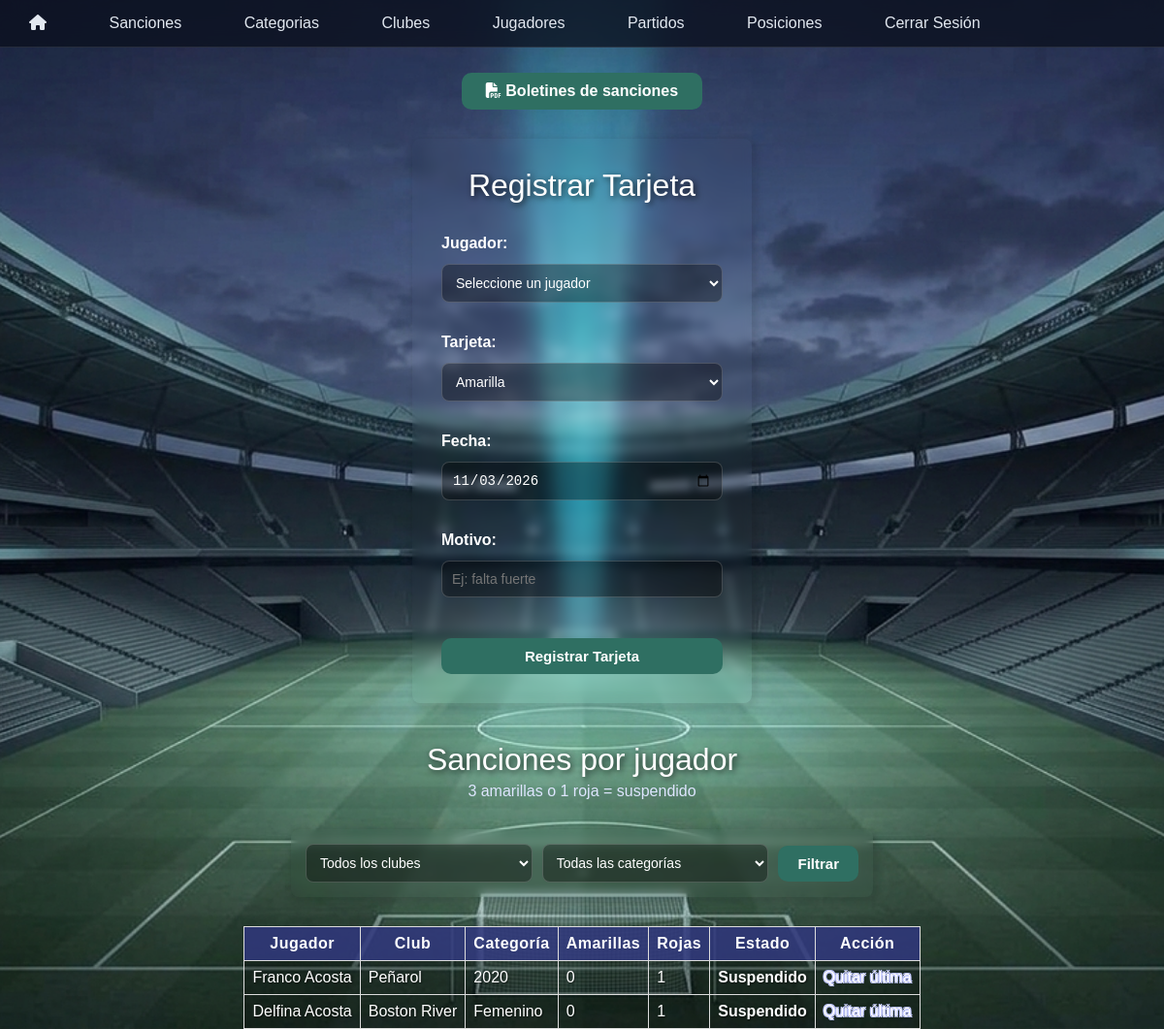
The page /sanciones/gestionarSanciones.php (signed in) on the database its author committed.
### tables this page shows
CREATE TABLE `jugadores` (
  `id` int(11) NOT NULL,
  `nombre` varchar(45) DEFAULT NULL,
  `apellido` varchar(45) DEFAULT NULL,
  `cedula` varchar(45) NOT NULL,
  `fecha_nacimiento` date DEFAULT NULL,
  `id_club` int(11) NOT NULL,
  `id_categoria` int(11) NOT NULL,
  `masa` decimal(5,2) DEFAULT NULL,
  `altura` decimal(4,2) DEFAULT NULL,
  `peso` decimal(10,2) DEFAULT NULL,
  `velocidad` decimal(5,2) DEFAULT NULL
);

CREATE TABLE `club` (
  `id` int(11) NOT NULL,
  `nombre` varchar(100) NOT NULL,
  `logo` varchar(255) DEFAULT NULL,
  `activo` tinyint(1) NOT NULL DEFAULT 1
);

CREATE TABLE `categorias` (
  `id` int(11) NOT NULL,
  `año` varchar(45) NOT NULL,
  `activo` tinyint(1) NOT NULL DEFAULT 1
);

### sanciones/agregarSancion.php (the view, shortened to what this page needs)
<form action="gestionarSanciones.php" method="post">
    <h1>Registrar Tarjeta</h1>
    <label>Jugador:</label>
    <select name="jugador" required>
        <option value="">Seleccione un jugador</option>
    </select>
    <br>
    <label>Tarjeta:</label>
    <select name="tipo" required>
        <option value="Amarilla">Amarilla</option>
    </select>
    <br>
    <label>Fecha:</label>
    <input type="date" name="fecha"
        value="<?= date('Y-m-d') ?>"
            max="<?= date('Y-m-d') ?>" required>
    <br>
    <label>Motivo:</label>
    <input type="text" name="motivo"
    placeholder="Ej: falta fuerte" maxlength="150">
    <br>
    <input type="submit" value="Registrar Tarjeta">
</form>

### sanciones/listarSanciones.php (shortened to what this page needs)
<?php
require_once __DIR__ . "/../conexion.php";
$filtro = "";
$sql = "SELECT jugadores.id, jugadores.nombre, jugadores.apellido,
        club.nombre AS club, categorias.año,
        SUM(sanciones.tipo = 'Amarilla') AS amarillas,
        SUM(sanciones.tipo = 'Roja') AS rojas
        FROM sanciones
        INNER JOIN jugadores ON sanciones.id_jugador = jugadores.id
        INNER JOIN club ON jugadores.id_club = club.id
        INNER JOIN categorias ON jugadores.id_categoria = categorias.id
        WHERE 1 $filtro
        GROUP BY jugadores.id
        ORDER BY rojas DESC, amarillas DESC";
$resultado = mysqli_query($conn, $sql);
?>
<h1 class="tituloSeccion">Sanciones por jugador</h1>
<p class="subtitulo">3 amarillas o 1 roja = suspendido</p>
<form action="gestionarSanciones.php" method="get" class="filtros">
    <select name="club">
        <option value="0">Todos los clubes</option>
    </select>
    <select name="categoria">
        <option value="0">Todas las categorías</option>
    </select>
    <input type="submit" value="Filtrar">
</form>
<div class="Tabla">
<table class="tablaClubes">
    <tr>
        <th>Jugador</th>
        <th>Club</th>
        <th>Categoría</th>
        <th>Amarillas</th>
        <th>Rojas</th>
        <th>Estado</th>
        <th>Acción</th>
    </tr>
    <?php
    if (mysqli_num_rows($resultado) > 0) {
        while ($fila = mysqli_fetch_assoc($resultado)) {
            $suspendido = $fila["rojas"] > 0 || $fila["amarillas"] >= 3;
            echo "<tr>";
            echo "<td>" . htmlspecialchars($fila["nombre"] . "  " . $fila["apellido"]) . "</td>";
            echo "<td>" . htmlspecialchars($fila["club"]) . "</td>";
            echo "<td>" . htmlspecialchars($fila["año"]) . "</td>";
            echo "<td>" . $fila["amarillas"] . "</td>";
            echo "<td>" . $fila["rojas"] . "</td>";
            if ($suspendido) {
                echo "<td class='suspendido'>Suspendido</td>";
            } else {
                echo "<td class='habilitado'>Habilitado</td>";
            }
            echo "<td>
                <a href='eliminarSancion.php?jugador=" . $fila["id"] . "'
                onclick=\"return confirm('¿Quitar la última tarjeta de este jugador?')\">
                Quitar última</a>
                </td>";
            echo "</tr>";
        }
    } else {
        echo "<tr><td colspan='7' class='vacio'>
        Todavía no hay tarjetas registradas.
        </td></tr>";
    }
    ?>
</table>
</div>

### sanciones/sanciones.css (style rules this page uses)
body { margin:0; font-family:Arial, Helvetica, sans-serif; background-image:url("../imagenes/BG.png"); background-size:cover; background-position:center; background-attachment:fixed; }
form { display:flex; flex-direction:column; align-items:center; width:350px; box-sizing:border-box; margin:30px auto 0; padding:30px; border-radius:8px; box-shadow:3px 3px 6px 3px rgba(0,0,0,0.1); backdrop-filter:blur(5px); gap:7px; }
form h1 { font-weight:normal; text-align:center; color:rgb(56,56,56); text-shadow:3px 3px 5px rgba(0,0,0,0.3); margin:0 0 25px; }
form label { align-self:flex-start; font-weight:bold; color: #FFFF; margin-bottom: 5px; }
form input[type="text"], form input[type="date"], form select { width:100%; box-sizing:border-box; padding:10px; border:1px solid rgba(255, 255, 255, 0.18); color: white; border-radius:8px; background:rgba(0, 0, 0, 0.35); font-size:14px; outline:none; transition:.3s; display: block; box-sizing: border-box; }
form input[type="submit"] { width:100%; padding:10px; margin-top:10px; border:none; border-radius:10px; background:#2F6F62; color:white; font-size:15px; font-weight:bold; cursor:pointer; transition:.3s; }
.Tabla { display:flex; width:fit-content; margin:30px auto 0; }
.tablaClubes { border-collapse:collapse; }
.tablaClubes th, .tablaClubes td { border:1px solid #dddddd; padding:8px; }
.tablaClubes a { text-decoration:none; color:white; text-shadow: -1px -1px 0 #c3c9ff, 1px -1px 0 #c3c9ff, -1px 1px 0 #c3c9ff, 1px 1px 0 #c3c9ff; }
.tablaClubes th { color:#31387e; font-weight:700; letter-spacing:.5px; }
.tituloSeccion { font-weight:normal; text-align:center; color:rgb(56,56,56); text-shadow:3px 3px 5px rgba(0,0,0,0.3); margin:40px 0 0; }
form.filtros { flex-direction:row; gap:10px; width:auto; max-width:600px; padding:15px; }
form.filtros input[type="submit"] { width:auto; margin-top:0; padding:10px 20px; }
.tablaClubes td { color:white; text-shadow:1px 1px 2px rgba(0,0,0,.6); }
.suspendido { background:rgba(160,40,40,.75); font-weight:bold; }
.tituloSeccion { color:white; text-shadow:2px 2px 6px rgba(0,0,0,.7); }
.subtitulo { text-align:center; color:#dfe6ff; margin:5px 0 0; }
form h1 { color:white; text-shadow:2px 2px 6px rgba(0,0,0,.7); }
.tablaClubes th { background:rgba(49,56,126,.85); color:white; }
.tablaClubes td { background:rgba(0,0,0,.25); }

### rows shown on the page
jugadores: nombre+apellido "Franco Acosta", id_club.nombre "Peñarol", id_categoria.año "2020", amarillas "0", rojas "1"
jugadores: nombre+apellido "Delfina Acosta", id_club.nombre "Boston River", id_categoria.año "Femenino", amarillas "0", rojas "1"
